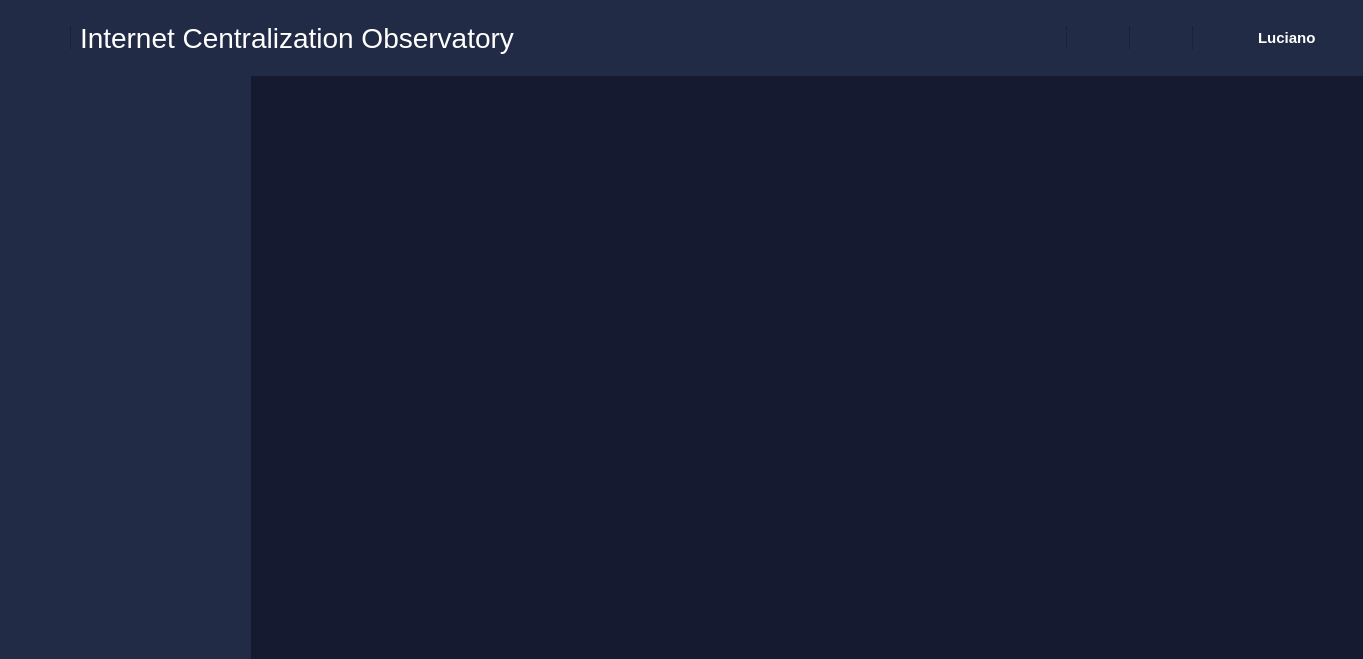
<?xml version="1.0" encoding="UTF-8"?>
<ui version="4.0">
 <class>MainWindow</class>
 <widget class="QMainWindow" name="MainWindow">
  <property name="geometry">
   <rect>
    <x>0</x>
    <y>0</y>
    <width>1363</width>
    <height>659</height>
   </rect>
  </property>
  <property name="minimumSize">
   <size>
    <width>0</width>
    <height>0</height>
   </size>
  </property>
  <property name="maximumSize">
   <size>
    <width>1710</width>
    <height>16777215</height>
   </size>
  </property>
  <property name="windowTitle">
   <string>Internet Centralization Observatory</string>
  </property>
  <widget class="QWidget" name="centralwidget">
   <property name="styleSheet">
    <string notr="true">QLabel, QPushButton{
	color: white;
}

QWidget#top_menu_frame{
	background-color: #222B45;
}

QWidget#dashboard_scrollArea_contents{
	background-color: rgb(21, 26, 48);
}

Line{
	background-color: #1B1B38;
	max-height: 20px;
}

QLabel#user_name{
	font-size: 15px;
	font-weight: bold;
	color: #FFFFFF;
}

QLabel#system_name{
	color: #FFFFFF;
	font: &quot;Noto Sans&quot;;
	font-size: 28px;
}

QFrame#right_menu{
	background-color: #222B45;
}

QFrame#left_main{
	background-color: #151A30;
}

QPushButton#hamburger_menu{
	background-repeat: no-repeat;
	background-position: center;
	border: none;
}

QPushButton#search_button,#email_button, #notification_button{
	border: none;
}



</string>
   </property>
   <layout class="QVBoxLayout" name="verticalLayout" stretch="0,0">
    <property name="spacing">
     <number>0</number>
    </property>
    <property name="leftMargin">
     <number>0</number>
    </property>
    <property name="topMargin">
     <number>0</number>
    </property>
    <property name="rightMargin">
     <number>0</number>
    </property>
    <property name="bottomMargin">
     <number>0</number>
    </property>
    <item>
     <widget class="QFrame" name="top_menu_frame">
      <property name="minimumSize">
       <size>
        <width>0</width>
        <height>76</height>
       </size>
      </property>
      <property name="maximumSize">
       <size>
        <width>16777215</width>
        <height>76</height>
       </size>
      </property>
      <property name="frameShape">
       <enum>QFrame::NoFrame</enum>
      </property>
      <property name="frameShadow">
       <enum>QFrame::Sunken</enum>
      </property>
      <layout class="QHBoxLayout" name="horizontalLayout">
       <property name="spacing">
        <number>0</number>
       </property>
       <property name="leftMargin">
        <number>0</number>
       </property>
       <property name="topMargin">
        <number>0</number>
       </property>
       <property name="rightMargin">
        <number>0</number>
       </property>
       <property name="bottomMargin">
        <number>0</number>
       </property>
       <item>
        <widget class="QFrame" name="frame">
         <property name="maximumSize">
          <size>
           <width>70</width>
           <height>16777215</height>
          </size>
         </property>
         <property name="frameShape">
          <enum>QFrame::NoFrame</enum>
         </property>
         <property name="frameShadow">
          <enum>QFrame::Raised</enum>
         </property>
         <layout class="QHBoxLayout" name="horizontalLayout_2">
          <item>
           <widget class="QPushButton" name="hamburger_menu">
            <property name="maximumSize">
             <size>
              <width>30</width>
              <height>30</height>
             </size>
            </property>
            <property name="text">
             <string/>
            </property>
            <property name="icon">
             <iconset resource="../resource.qrc">
              <normaloff>:/icons/resources/icons/menu-outline.svg</normaloff>:/icons/resources/icons/menu-outline.svg</iconset>
            </property>
            <property name="iconSize">
             <size>
              <width>25</width>
              <height>25</height>
             </size>
            </property>
           </widget>
          </item>
         </layout>
        </widget>
       </item>
       <item>
        <widget class="Line" name="line">
         <property name="maximumSize">
          <size>
           <width>1</width>
           <height>22</height>
          </size>
         </property>
         <property name="styleSheet">
          <string notr="true">background-color: #1B1B38;
max-height: 20px;</string>
         </property>
         <property name="orientation">
          <enum>Qt::Vertical</enum>
         </property>
        </widget>
       </item>
       <item>
        <widget class="QFrame" name="frame_2">
         <property name="frameShape">
          <enum>QFrame::NoFrame</enum>
         </property>
         <property name="frameShadow">
          <enum>QFrame::Raised</enum>
         </property>
         <layout class="QHBoxLayout" name="horizontalLayout_7">
          <item>
           <widget class="QLabel" name="system_name">
            <property name="text">
             <string>Internet Centralization Observatory</string>
            </property>
           </widget>
          </item>
         </layout>
        </widget>
       </item>
       <item>
        <widget class="QFrame" name="frame_5">
         <property name="maximumSize">
          <size>
           <width>62</width>
           <height>16777215</height>
          </size>
         </property>
         <property name="frameShape">
          <enum>QFrame::NoFrame</enum>
         </property>
         <property name="frameShadow">
          <enum>QFrame::Raised</enum>
         </property>
         <layout class="QVBoxLayout" name="verticalLayout_2">
          <item>
           <widget class="QPushButton" name="search_button">
            <property name="maximumSize">
             <size>
              <width>30</width>
              <height>30</height>
             </size>
            </property>
            <property name="text">
             <string/>
            </property>
            <property name="icon">
             <iconset resource="../resource.qrc">
              <normaloff>:/icons/resources/icons/search-outline.svg</normaloff>:/icons/resources/icons/search-outline.svg</iconset>
            </property>
            <property name="iconSize">
             <size>
              <width>25</width>
              <height>25</height>
             </size>
            </property>
           </widget>
          </item>
         </layout>
        </widget>
       </item>
       <item>
        <widget class="Line" name="line_2">
         <property name="maximumSize">
          <size>
           <width>1</width>
           <height>22</height>
          </size>
         </property>
         <property name="styleSheet">
          <string notr="true">background-color: #1B1B38;
max-height: 20px;</string>
         </property>
         <property name="orientation">
          <enum>Qt::Vertical</enum>
         </property>
        </widget>
       </item>
       <item>
        <widget class="QFrame" name="frame_6">
         <property name="maximumSize">
          <size>
           <width>62</width>
           <height>16777215</height>
          </size>
         </property>
         <property name="frameShape">
          <enum>QFrame::NoFrame</enum>
         </property>
         <property name="frameShadow">
          <enum>QFrame::Raised</enum>
         </property>
         <layout class="QVBoxLayout" name="verticalLayout_3">
          <item>
           <widget class="QPushButton" name="email_button">
            <property name="minimumSize">
             <size>
              <width>30</width>
              <height>30</height>
             </size>
            </property>
            <property name="maximumSize">
             <size>
              <width>30</width>
              <height>30</height>
             </size>
            </property>
            <property name="text">
             <string/>
            </property>
            <property name="icon">
             <iconset resource="../resource.qrc">
              <normaloff>:/icons/resources/icons/email-outline.svg</normaloff>:/icons/resources/icons/email-outline.svg</iconset>
            </property>
            <property name="iconSize">
             <size>
              <width>25</width>
              <height>25</height>
             </size>
            </property>
           </widget>
          </item>
         </layout>
        </widget>
       </item>
       <item>
        <widget class="Line" name="line_3">
         <property name="maximumSize">
          <size>
           <width>1</width>
           <height>22</height>
          </size>
         </property>
         <property name="styleSheet">
          <string notr="true">background-color: #1B1B38;
max-height: 20px;</string>
         </property>
         <property name="orientation">
          <enum>Qt::Vertical</enum>
         </property>
        </widget>
       </item>
       <item>
        <widget class="QFrame" name="frame_7">
         <property name="maximumSize">
          <size>
           <width>62</width>
           <height>16777215</height>
          </size>
         </property>
         <property name="frameShape">
          <enum>QFrame::NoFrame</enum>
         </property>
         <property name="frameShadow">
          <enum>QFrame::Raised</enum>
         </property>
         <layout class="QVBoxLayout" name="verticalLayout_4">
          <item>
           <widget class="QPushButton" name="notification_button">
            <property name="minimumSize">
             <size>
              <width>30</width>
              <height>30</height>
             </size>
            </property>
            <property name="maximumSize">
             <size>
              <width>30</width>
              <height>30</height>
             </size>
            </property>
            <property name="text">
             <string/>
            </property>
            <property name="icon">
             <iconset resource="../resource.qrc">
              <normaloff>:/icons/resources/icons/bell-outline.svg</normaloff>:/icons/resources/icons/bell-outline.svg</iconset>
            </property>
            <property name="iconSize">
             <size>
              <width>25</width>
              <height>25</height>
             </size>
            </property>
           </widget>
          </item>
         </layout>
        </widget>
       </item>
       <item>
        <widget class="Line" name="line_4">
         <property name="maximumSize">
          <size>
           <width>1</width>
           <height>22</height>
          </size>
         </property>
         <property name="styleSheet">
          <string notr="true">background-color: #1B1B38;
max-height: 20px;</string>
         </property>
         <property name="orientation">
          <enum>Qt::Vertical</enum>
         </property>
        </widget>
       </item>
       <item>
        <widget class="QFrame" name="frame_8">
         <property name="maximumSize">
          <size>
           <width>170</width>
           <height>16777215</height>
          </size>
         </property>
         <property name="frameShape">
          <enum>QFrame::NoFrame</enum>
         </property>
         <property name="frameShadow">
          <enum>QFrame::Raised</enum>
         </property>
         <layout class="QHBoxLayout" name="horizontalLayout_6">
          <item>
           <widget class="QLabel" name="user_pic">
            <property name="maximumSize">
             <size>
              <width>50</width>
              <height>50</height>
             </size>
            </property>
            <property name="text">
             <string/>
            </property>
            <property name="pixmap">
             <pixmap resource="../resource.qrc">:/images/resources/images/86445195.png</pixmap>
            </property>
            <property name="scaledContents">
             <bool>true</bool>
            </property>
           </widget>
          </item>
          <item>
           <widget class="QLabel" name="user_name">
            <property name="text">
             <string>Luciano</string>
            </property>
           </widget>
          </item>
         </layout>
        </widget>
       </item>
      </layout>
     </widget>
    </item>
    <item>
     <widget class="QFrame" name="main_frame">
      <property name="frameShape">
       <enum>QFrame::NoFrame</enum>
      </property>
      <property name="frameShadow">
       <enum>QFrame::Raised</enum>
      </property>
      <layout class="QHBoxLayout" name="horizontalLayout_8">
       <property name="spacing">
        <number>0</number>
       </property>
       <property name="leftMargin">
        <number>0</number>
       </property>
       <property name="topMargin">
        <number>0</number>
       </property>
       <property name="rightMargin">
        <number>0</number>
       </property>
       <property name="bottomMargin">
        <number>0</number>
       </property>
       <item>
        <widget class="QFrame" name="right_menu">
         <property name="minimumSize">
          <size>
           <width>251</width>
           <height>0</height>
          </size>
         </property>
         <property name="maximumSize">
          <size>
           <width>251</width>
           <height>16777215</height>
          </size>
         </property>
         <property name="styleSheet">
          <string notr="true"/>
         </property>
         <property name="frameShape">
          <enum>QFrame::NoFrame</enum>
         </property>
         <property name="frameShadow">
          <enum>QFrame::Raised</enum>
         </property>
        </widget>
       </item>
       <item>
        <widget class="QFrame" name="left_main">
         <property name="frameShape">
          <enum>QFrame::NoFrame</enum>
         </property>
         <property name="frameShadow">
          <enum>QFrame::Raised</enum>
         </property>
         <layout class="QVBoxLayout" name="verticalLayout_5">
          <item>
           <widget class="QStackedWidget" name="stackedWidget">
            <widget class="QWidget" name="dashboard_page">
             <layout class="QHBoxLayout" name="horizontalLayout_3">
              <property name="spacing">
               <number>0</number>
              </property>
              <property name="leftMargin">
               <number>0</number>
              </property>
              <property name="topMargin">
               <number>0</number>
              </property>
              <property name="rightMargin">
               <number>0</number>
              </property>
              <property name="bottomMargin">
               <number>0</number>
              </property>
              <item>
               <widget class="QScrollArea" name="dashboard_scrollArea">
                <property name="sizePolicy">
                 <sizepolicy hsizetype="Expanding" vsizetype="Expanding">
                  <horstretch>0</horstretch>
                  <verstretch>100</verstretch>
                 </sizepolicy>
                </property>
                <property name="frameShape">
                 <enum>QFrame::NoFrame</enum>
                </property>
                <property name="verticalScrollBarPolicy">
                 <enum>Qt::ScrollBarAsNeeded</enum>
                </property>
                <property name="horizontalScrollBarPolicy">
                 <enum>Qt::ScrollBarAsNeeded</enum>
                </property>
                <property name="sizeAdjustPolicy">
                 <enum>QAbstractScrollArea::AdjustIgnored</enum>
                </property>
                <property name="widgetResizable">
                 <bool>true</bool>
                </property>
                <widget class="QWidget" name="dashboard_scrollArea_contents">
                 <property name="geometry">
                  <rect>
                   <x>0</x>
                   <y>0</y>
                   <width>1088</width>
                   <height>559</height>
                  </rect>
                 </property>
                 <property name="sizePolicy">
                  <sizepolicy hsizetype="Ignored" vsizetype="Preferred">
                   <horstretch>100</horstretch>
                   <verstretch>0</verstretch>
                  </sizepolicy>
                 </property>
                 <layout class="QVBoxLayout" name="verticalLayout_10">
                  <item>
                   <widget class="QFrame" name="frame_cards">
                    <property name="frameShape">
                     <enum>QFrame::NoFrame</enum>
                    </property>
                    <property name="frameShadow">
                     <enum>QFrame::Raised</enum>
                    </property>
                   </widget>
                  </item>
                  <item>
                   <widget class="QFrame" name="frame_middle">
                    <property name="frameShape">
                     <enum>QFrame::NoFrame</enum>
                    </property>
                    <property name="frameShadow">
                     <enum>QFrame::Raised</enum>
                    </property>
                   </widget>
                  </item>
                  <item>
                   <widget class="QFrame" name="frame_bottom">
                    <property name="frameShape">
                     <enum>QFrame::NoFrame</enum>
                    </property>
                    <property name="frameShadow">
                     <enum>QFrame::Raised</enum>
                    </property>
                   </widget>
                  </item>
                  <item>
                   <spacer name="verticalSpacer">
                    <property name="orientation">
                     <enum>Qt::Vertical</enum>
                    </property>
                    <property name="sizeHint" stdset="0">
                     <size>
                      <width>20</width>
                      <height>454</height>
                     </size>
                    </property>
                   </spacer>
                  </item>
                 </layout>
                </widget>
               </widget>
              </item>
             </layout>
            </widget>
            <widget class="QWidget" name="hosting_page">
             <layout class="QVBoxLayout" name="verticalLayout_6">
              <item>
               <widget class="QLabel" name="label_2">
                <property name="text">
                 <string>&lt;html&gt;&lt;head/&gt;&lt;body&gt;&lt;p align=&quot;center&quot;&gt;&lt;span style=&quot; font-size:30pt; font-weight:700; color:#ffffff;&quot;&gt;Hosting Page&lt;/span&gt;&lt;/p&gt;&lt;/body&gt;&lt;/html&gt;</string>
                </property>
               </widget>
              </item>
             </layout>
            </widget>
            <widget class="QWidget" name="dns_page">
             <layout class="QVBoxLayout" name="verticalLayout_7">
              <item>
               <widget class="QLabel" name="label_3">
                <property name="text">
                 <string>&lt;html&gt;&lt;head/&gt;&lt;body&gt;&lt;p align=&quot;center&quot;&gt;&lt;span style=&quot; font-size:30pt; font-weight:700; color:#ffffff;&quot;&gt;DNS Page&lt;/span&gt;&lt;/p&gt;&lt;/body&gt;&lt;/html&gt;</string>
                </property>
               </widget>
              </item>
             </layout>
            </widget>
            <widget class="QWidget" name="email_page">
             <layout class="QVBoxLayout" name="verticalLayout_8">
              <item>
               <widget class="QLabel" name="label_4">
                <property name="text">
                 <string>&lt;html&gt;&lt;head/&gt;&lt;body&gt;&lt;p align=&quot;center&quot;&gt;&lt;span style=&quot; font-size:30pt; font-weight:700; color:#ffffff;&quot;&gt;Email Page&lt;/span&gt;&lt;/p&gt;&lt;/body&gt;&lt;/html&gt;</string>
                </property>
               </widget>
              </item>
             </layout>
            </widget>
            <widget class="QWidget" name="settings_page">
             <layout class="QVBoxLayout" name="verticalLayout_9">
              <item>
               <widget class="QLabel" name="label_5">
                <property name="text">
                 <string>&lt;html&gt;&lt;head/&gt;&lt;body&gt;&lt;p align=&quot;center&quot;&gt;&lt;span style=&quot; font-size:30pt; font-weight:700; color:#ffffff;&quot;&gt;Settings Page&lt;/span&gt;&lt;/p&gt;&lt;/body&gt;&lt;/html&gt;</string>
                </property>
               </widget>
              </item>
             </layout>
            </widget>
           </widget>
          </item>
         </layout>
        </widget>
       </item>
      </layout>
     </widget>
    </item>
   </layout>
   <zorder>main_frame</zorder>
   <zorder>top_menu_frame</zorder>
  </widget>
 </widget>
 <resources>
  <include location="../resource.qrc"/>
 </resources>
 <connections/>
</ui>
